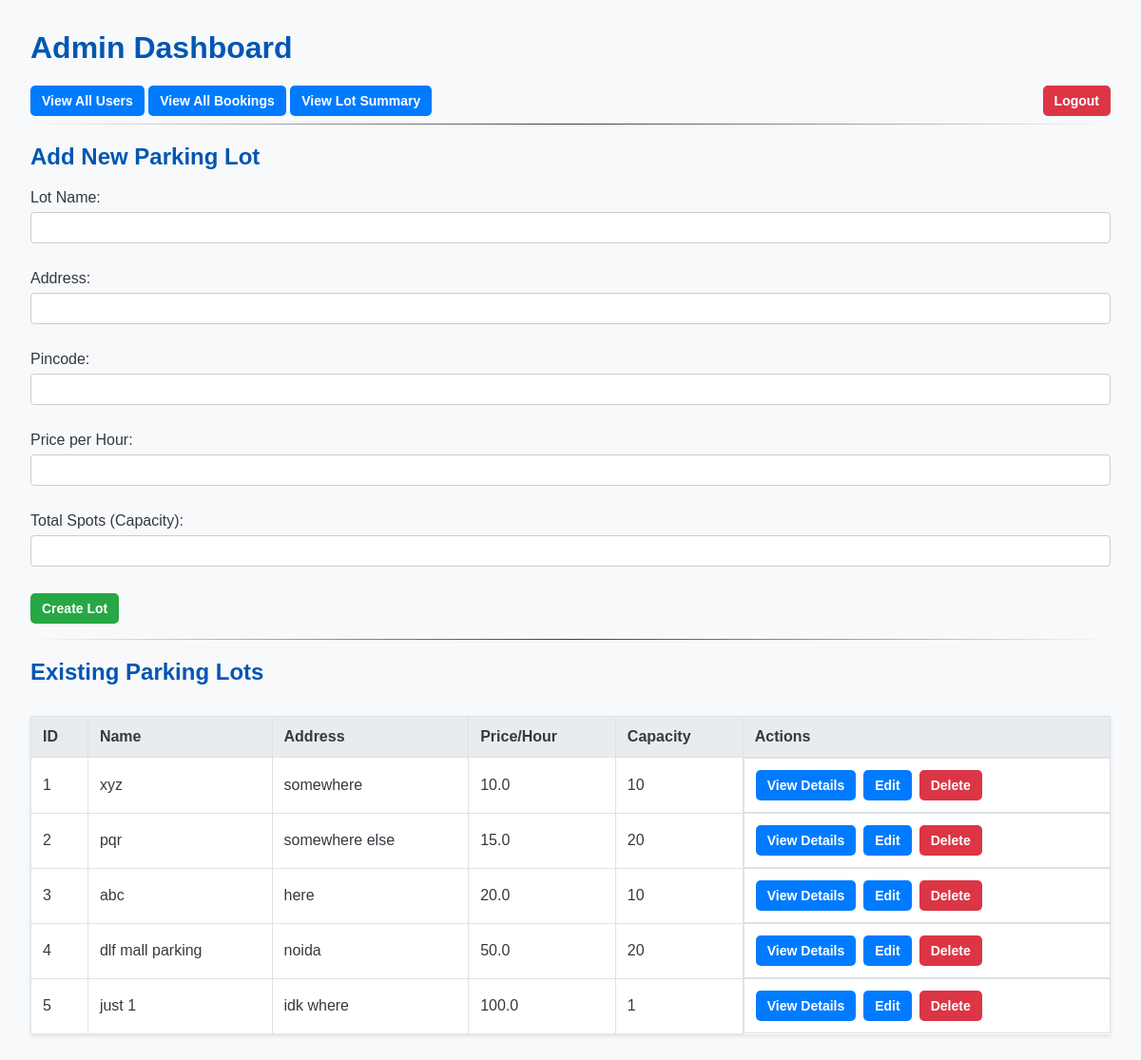
The app's page /admin/dashboard (signed in), older data.
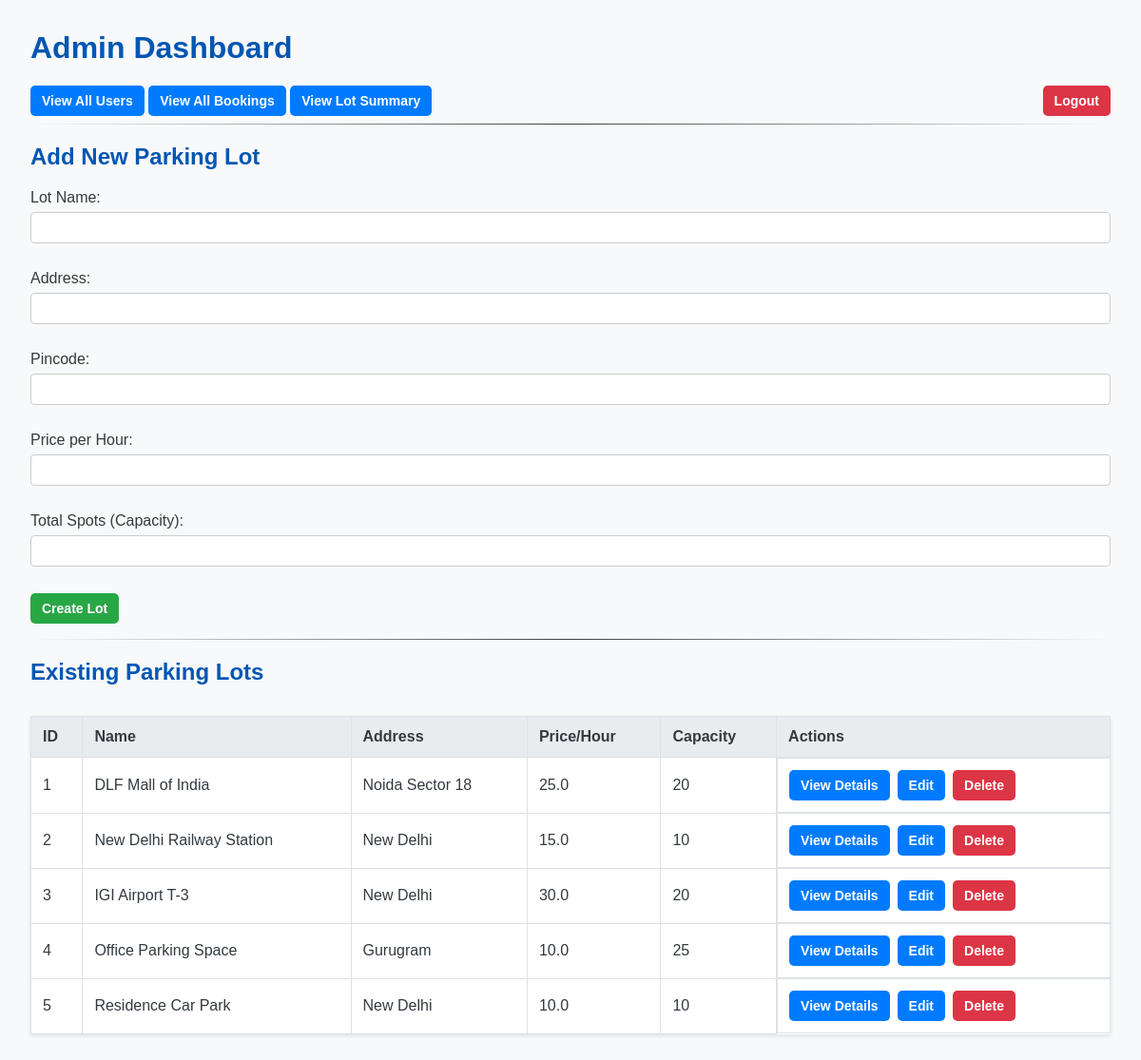
The same page, newer data.
### models/models.py (models this page shows)
class ParkingLot(db.Model):
    __tablename__ = 'parking_lots'
    id = db.Column(db.Integer, primary_key=True)
    name = db.Column(db.String(100), nullable=False)
    address = db.Column(db.String(200), nullable=False)
    pincode = db.Column(db.String(10), nullable=False)
    price_per_hour = db.Column(db.Float, nullable=False)
    capacity = db.Column(db.Integer, nullable=False)
    spots = db.relationship('ParkingSpot', backref='parking_lot', lazy=True, cascade="all, delete-orphan")

### app.py (the view, shortened to what this page needs)
@app.route('/admin/dashboard', methods=['GET', 'POST'])
def admin_dashboard():
    if not session.get('is_admin'):
        flash("You must be an admin to access this page.", "error")
        return redirect(url_for('login'))
    all_lots = ParkingLot.query.all()
    return render_template('admin_dashboard.html', lots=all_lots)

### templates/admin_dashboard.html (shortened to what this page needs)
<!DOCTYPE html>
<html lang="en">
<head>
    <link rel="stylesheet" href="{{ url_for('static', filename='css/styles.css') }}">
</head>
<body>
    <h1>Admin Dashboard</h1>
    <div>
        <a href="{{ url_for('view_users') }}" class="btn btn-primary">View All Users</a>
        <a href="{{ url_for('admin_all_bookings') }}" class="btn btn-primary">View All Bookings</a>
        <a href="{{ url_for('admin_charts') }}" class="btn btn-primary">View Lot Summary</a>
        <a href="{{ url_for('logout') }}" class="btn btn-danger" style="float: right;">Logout</a>
    </div>
    <hr>
    <h2>Add New Parking Lot</h2>
    <form method="POST">
        <p><label>Lot Name: <input type="text" name="name" required></label></p>
        <p><label>Address: <input type="text" name="address" required></label></p>
        <p><label>Pincode: <input type="text" name="pincode" required></label></p>
        <p><label>Price per Hour: <input type="number" name="price_per_hour" step="0.01" required></label></p>
        <p><label>Total Spots (Capacity): <input type="number" name="capacity" required></label></p>
        <p><button type="submit" class="btn btn-success">Create Lot</button></p>
    </form>
    <hr>
    <h2>Existing Parking Lots</h2>
    <table>
        <thead>
            <tr>
                <th>ID</th>
                <th>Name</th>
                <th>Address</th>
                <th>Price/Hour</th>
                <th>Capacity</th>
                <th>Actions</th>
            </tr>
        </thead>
        <tbody>
            {% for lot in lots %}
            <tr>
                <td>{{ lot.id }}</td>
                <td>{{ lot.name }}</td>
                <td>{{ lot.address }}</td>
                <td>{{ lot.price_per_hour }}</td>
                <td>{{ lot.capacity }}</td>
                <td class="actions">
                    <a href="{{ url_for('view_lot_details', lot_id=lot.id) }}" class="btn btn-primary">View Details</a>
                    <a href="{{ url_for('edit_lot', lot_id=lot.id) }}" class="btn btn-primary">Edit</a>
                    <form action="{{ url_for('delete_lot', lot_id=lot.id) }}" method="POST" >
                        <button type="submit" class="btn btn-danger" onclick="return confirm('Are you sure you want to delete this lot?');">Delete</button>
                    </form>
                </td>
            </tr>
            {% else %}
            <tr>
                <td colspan="6">No parking lots found. Add one above!</td>
            </tr>
            {% endfor %}
        </tbody>
    </table>
</body>
</html>

### static/css/styles.css (style rules this page uses)
body { font-family: sans-serif; margin: 2em; background-color: #f8f9fa; color: #343a40; }
h1, h2 { color: #0056b3; }
hr { border: 0; height: 1px; background-image: linear-gradient(to right, rgba(0, 0, 0, 0), rgba(0, 0, 0, 0.75), rgba(0, 0, 0, 0)); }
table { width: 100%; border-collapse: collapse; margin-top: 2em; background-color: white; box-shadow: 0 2px 4px rgba(0,0,0,0.1); }
th, td { border: 1px solid #dee2e6; padding: 12px; text-align: left; }
th { background-color: #e9ecef; }
input[type="text"], input[type="number"], input[type="email"], input[type="password"] { width: 100%; padding: 8px; margin: 6px 0 12px 0; display: inline-block; border: 1px solid #ccc; border-radius: 4px; box-sizing: border-box; }
.btn { padding: 8px 12px; border-radius: 5px; border: none; cursor: pointer; font-weight: bold; color: white; text-decoration: none; font-size: 14px; display: inline-block; }
.btn-primary { background-color: #007bff; }
.btn-danger { background-color: #dc3545; }
.btn-success { background-color: #28a745; }
.actions { white-space: nowrap; display: flex; align-items: center; gap: 8px; }

Row changes from the older to the newer data that the page shows:
changed ParkingLot id 1: name "xyz" → "DLF Mall of India"; address "somewhere" → "Noida Sector 18"; price_per_hour "10.0" → "25.0"; capacity "10" → "20"
changed ParkingLot id 2: name "pqr" → "New Delhi Railway Station"; address "somewhere else" → "New Delhi"; capacity "20" → "10"
changed ParkingLot id 3: name "abc" → "IGI Airport T-3"; address "here" → "New Delhi"; price_per_hour "20.0" → "30.0"; capacity "10" → "20"
changed ParkingLot id 4: name "dlf mall parking" → "Office Parking Space"; address "noida" → "Gurugram"; price_per_hour "50.0" → "10.0"; capacity "20" → "25"
changed ParkingLot id 5: name "just 1" → "Residence Car Park"; address "idk where" → "New Delhi"; price_per_hour "100.0" → "10.0"; capacity "1" → "10"
